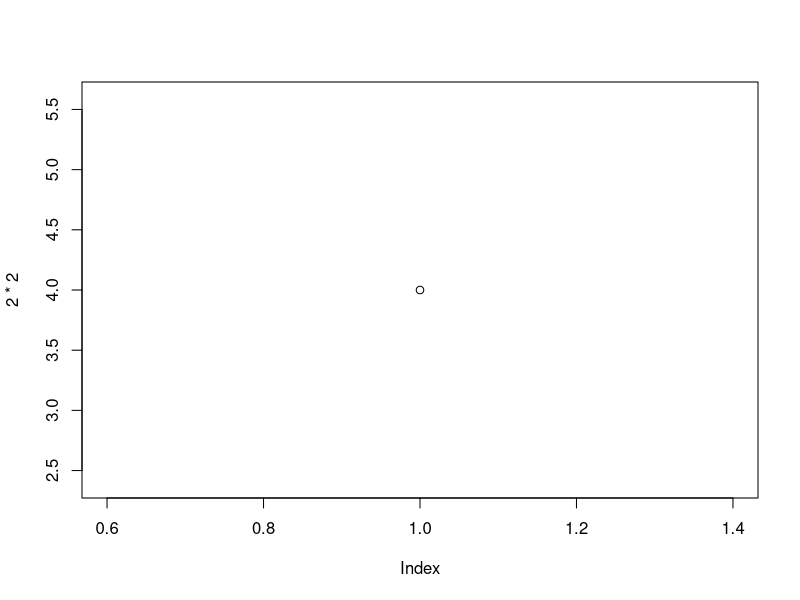

R code for this plot:
## ---- chunk 1
#| echo: true
#| fig-cap: "My first figure."
plot(2 *2)
## ---- chunk 2
1 + 1
## ---- chunk 3
#| echo: false
2 * 2
